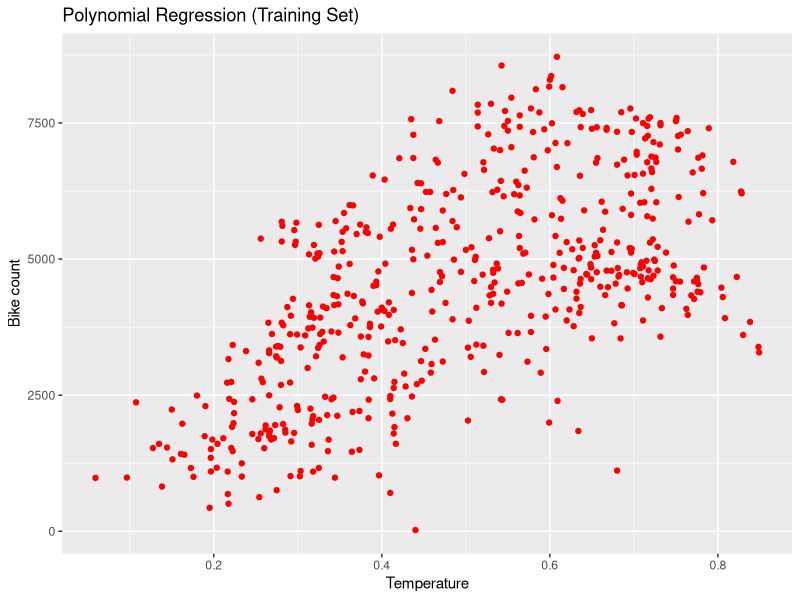
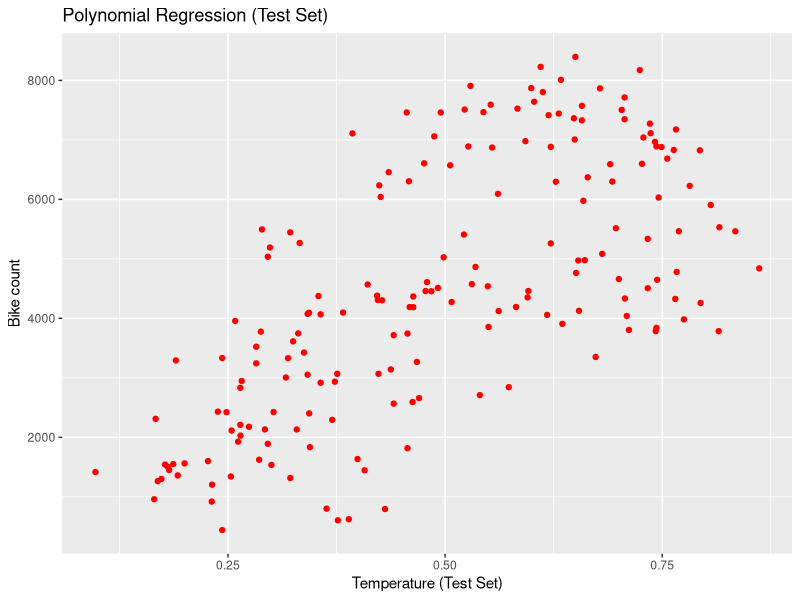

Write R code to recreate these figures, in order.
# Project Polynomial Regression

# Importing the dataset
dataset = read.csv('Bike_Sharing.csv')

# Categorical variables as factor
dataset$season = as.factor(dataset$season)
dataset$workingday = as.factor(dataset$workingday)
dataset$weathersit = as.factor(dataset$weathersit)


# Fitting Polynomial Regression to the whole dataset
# In R, if we specify column "Level2" and it doesn't exist, a new column is created.
dataset$temp2 = dataset$temp^2
dataset$hum2 = dataset$hum^2
# dataset$windspeed2 = dataset$windspeed^2
#attempt to add degree 3 but p values exceeded 5%
# dataset$temp3 = dataset$temp^3
# dataset$hum3 = dataset$hum^3


# Splitting the dataset into the Training set and Test set
library(caTools)
set.seed(123)
split = sample.split(dataset$cnt, SplitRatio = 3/4)
training_set = subset(dataset, split == TRUE)
test_set = subset(dataset, split == FALSE)


regressor = lm(formula = cnt ~ .,
               data = training_set)
summary(regressor)

# Visualizing the Training Polynomial Regression results
library(ggplot2)
ggplot() +
  geom_point(aes(x = training_set$temp, y = training_set$cnt),
             colour = 'red') +
  ggtitle('Polynomial Regression (Training Set)') +
  xlab('Temperature') +
  ylab('Bike count')


# Visualizing the Polynomial Regression results
library(ggplot2)
ggplot() +
  geom_point(aes(x = test_set$temp, y = test_set$cnt),
             colour = 'red') +
  ggtitle('Polynomial Regression (Test Set)') +
  xlab('Temperature (Test Set)') +
  ylab('Bike count')
